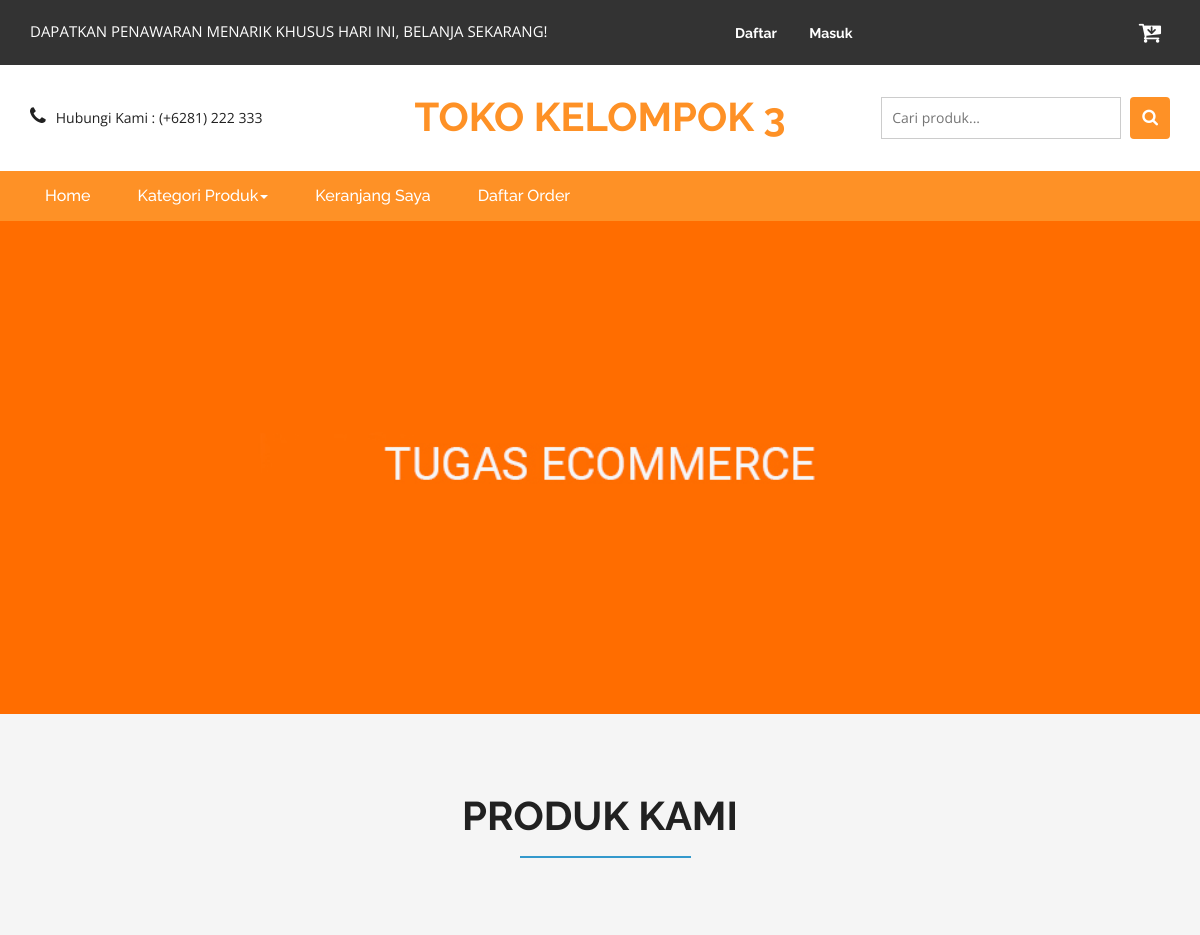
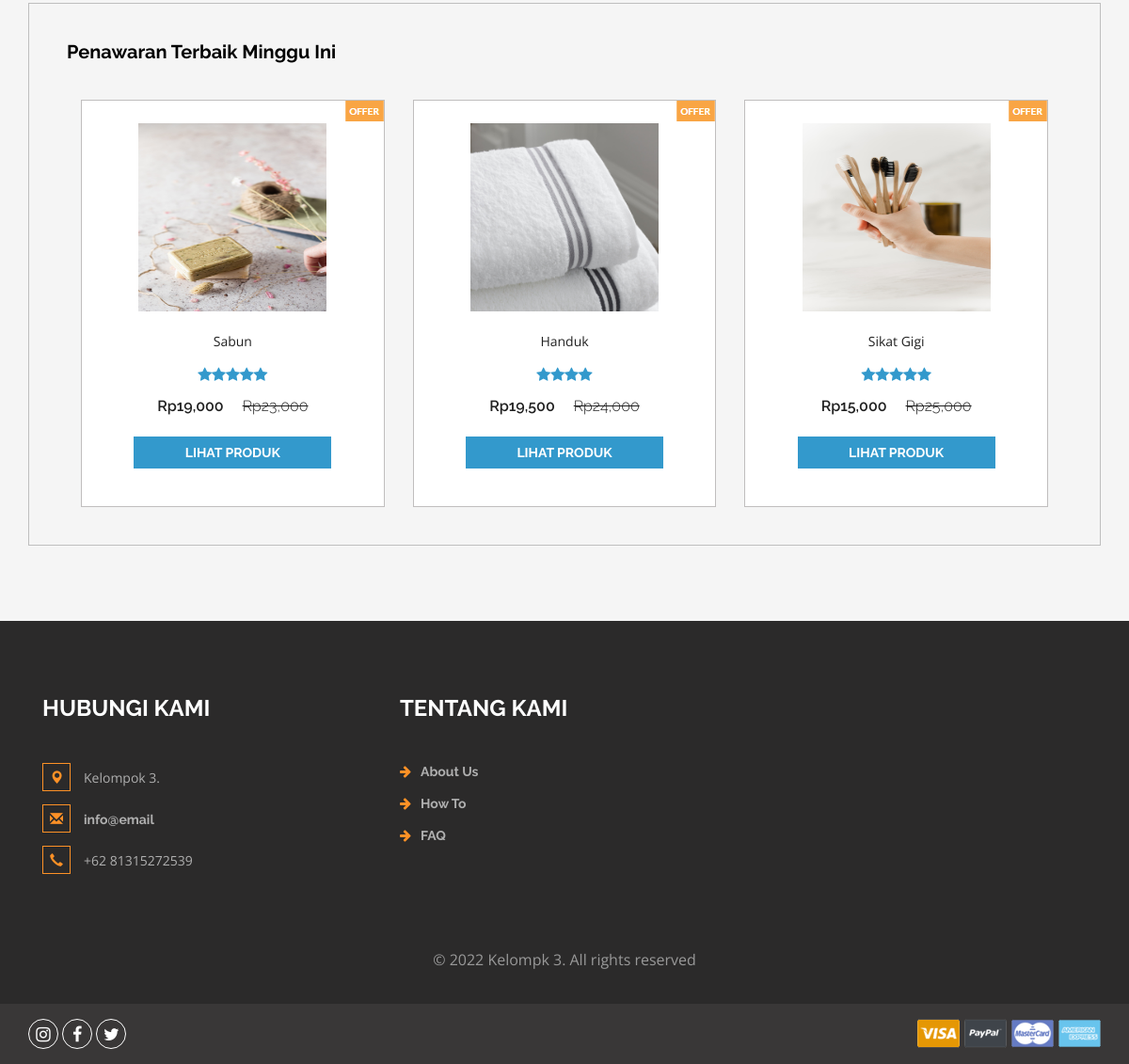
The page / on the database its author committed (2 pictures, top to bottom).
### tables this page shows
CREATE TABLE `produk` (
  `idproduk` int(11) NOT NULL,
  `idkategori` int(11) NOT NULL,
  `namaproduk` varchar(30) NOT NULL,
  `gambar` varchar(100) NOT NULL,
  `deskripsi` varchar(200) NOT NULL,
  `rate` int(11) NOT NULL,
  `hargabefore` int(11) NOT NULL,
  `hargaafter` int(11) NOT NULL,
  `tgldibuat` timestamp NOT NULL DEFAULT current_timestamp()
);

### index.php (the view, shortened to what this page needs)
<?php
include 'dbconnect.php';
?>
<!DOCTYPE html>
<html>
<head>
<link href="css/bootstrap.css" rel="stylesheet" type="text/css" media="all" />
<link href="css/style.css" rel="stylesheet" type="text/css" media="all" />
<link href="css/font-awesome.css" rel="stylesheet">
</head>
<body>
	<div class="agileits_header">
		<div class="container">
			<div class="w3l_offers">
				<p>DAPATKAN PENAWARAN MENARIK KHUSUS HARI INI, BELANJA SEKARANG!</p>
			</div>
			<div class="agile-login">
				<ul>
				<?php
				if(!isset($_SESSION['log'])){
					echo '
					<li><a href="registered.php"> Daftar</a></li>
					<li><a href="login.php">Masuk</a></li>
					';
				}
				?>
				</ul>
			</div>
			<div class="product_list_header">
					<a href="cart.php"><button class="w3view-cart" type="submit" name="submit" value=""><i class="fa fa-cart-arrow-down" aria-hidden="true"></i></button>
					 </a>
			</div>
			<div class="clearfix"> </div>
		</div>
	</div>
	<div class="logo_products">
		<div class="container">
		<div class="w3ls_logo_products_left1">
				<ul class="phone_email">
					<li><i class="fa fa-phone" aria-hidden="true"></i>Hubungi Kami : (+6281) 222 333</li>
				</ul>
			</div>
			<div class="w3ls_logo_products_left">
				<h1><a href="index.php">TOKO KELOMPOK 3</a></h1>
			</div>
		<div class="w3l_search">
			<form action="search.php" method="post">
				<input type="search" name="Search" placeholder="Cari produk...">
				<button type="submit" class="btn btn-default search" aria-label="Left Align">
					<i class="fa fa-search" aria-hidden="true"> </i>
				</button>
			</form>
		</div>
			<div class="clearfix"> </div>
		</div>
	</div>
	<div class="navigation-agileits">
		<div class="container">
			<nav class="navbar navbar-default">
							<div class="collapse navbar-collapse" id="bs-megadropdown-tabs">
								<ul class="nav navbar-nav">
									<li class="active"><a href="index.php" class="act">Home</a></li>
									<li class="dropdown">
										<a href="#" class="dropdown-toggle" data-toggle="dropdown">Kategori Produk<b class="caret"></b></a>
									</li>
									<li><a href="cart.php">Keranjang Saya</a></li>
									<li><a href="daftarorder.php">Daftar Order</a></li>
								</ul>
							</div>
							</nav>
			</div>
		</div>
		<ul id="demo1">
			<li>
				<img src="images/slide11.jpg" alt="" />
			</li>
		</ul>
	<div class="top-brands">
		<div class="container">
		<h2>Produk Kami</h2>
			<div class="grid_3 grid_5">
				<div class="bs-example bs-example-tabs" role="tabpanel" data-example-id="togglable-tabs">
					<div id="myTabContent" class="tab-content">
						<div role="tabpanel" class="tab-pane fade in active" id="expeditions" aria-labelledby="expeditions-tab">
							<div class="agile-tp">
								<h5>Penawaran Terbaik Minggu Ini
								</h5>
								</div>
							<div class="agile_top_brands_grids">
							<?php
											$brgs=mysqli_query($conn,"SELECT * from produk order by idproduk ASC");
											while($p=mysqli_fetch_array($brgs)){
												?>
								<div class="col-md-4 top_brand_left">
									<div class="hover14 column">
										<div class="agile_top_brand_left_grid">
											<div class="agile_top_brand_left_grid_pos">
												<img src="images/offer.png" alt=" " class="img-responsive" />
											</div>
											<div class="agile_top_brand_left_grid1">
												<figure>
													<div class="snipcart-item block" >
														<div class="snipcart-thumb">
															<a href="product.php?idproduk=<?php echo $p['idproduk'] ?>"><img title=" " alt=" " src="<?php echo $p['gambar']?>" width="200px" height="200px" /></a>
															<p><?php echo $p['namaproduk'] ?></p>
															<div class="stars">
															<?php
															$rate = $p['rate'];
															for($n=1;$n<=$rate;$n++){
																echo '<i class="fa fa-star blue-star" aria-hidden="true"></i>';
															};
															?>
															</div>
															<h4>Rp<?php echo number_format($p['hargaafter']) ?> <span>Rp<?php echo number_format($p['hargabefore']) ?></span></h4>
														</div>
														<div class="snipcart-details top_brand_home_details">
																<fieldset>
																	<a href="product.php?idproduk=<?php echo $p['idproduk'] ?>"><input type="submit" class="button" value="Lihat Produk" /></a>
																</fieldset>
														</div>
													</div>
												</figure>
											</div>
										</div>
									</div>
								</div>
								<?php
											}
								?>
							</div>
						</div>
					</div>
				</div>
			</div>
		</div>
	</div>
<div class="footer">
		<div class="container">
			<div class="w3_footer_grids">
				<div class="col-md-4 w3_footer_grid">
					<h3>Hubungi Kami</h3>
					<ul class="address">
						<li><i class="glyphicon glyphicon-map-marker" aria-hidden="true"></i>Kelompok 3.</li>
						<li><i class="glyphicon glyphicon-envelope" aria-hidden="true"></i><a href="mailto:info@email">info@email</a></li>
						<li><i class="glyphicon glyphicon-earphone" aria-hidden="true"></i>+62 81315272539</li>
					</ul>
				</div>
				<div class="col-md-3 w3_footer_grid">
					<h3>Tentang Kami</h3>
					<ul class="info">
						<li><i class="fa fa-arrow-right" aria-hidden="true"></i><a href="about.html">About Us</a></li>
						<li><i class="fa fa-arrow-right" aria-hidden="true"></i><a href="about.html">How To</a></li>
						<li><i class="fa fa-arrow-right" aria-hidden="true"></i><a href="about.html">FAQ</a></li>
					</ul>
				</div>
				<div class="clearfix"> </div>
			</div>
		</div>
		<div class="footer-copy">
			<div class="container">
				<p>© 2022 Kelompk 3. All rights reserved</p>
			</div>
		</div>
	</div>
	<div class="footer-botm">
			<div class="container">
				<div class="w3layouts-foot">
					<ul>
						<li><a href="#" class="w3_agile_instagram"><i class="fa fa-instagram" aria-hidden="true"></i></a></li>
						<li><a href="#" class="w3_agile_facebook"><i class="fa fa-facebook" aria-hidden="true"></i></a></li>
						<li><a href="#" class="agile_twitter"><i class="fa fa-twitter" aria-hidden="true"></i></a></li>
					</ul>
				</div>
				<div class="payment-w3ls">
					<img src="images/card.png" alt=" " class="img-responsive">
				</div>
				<div class="clearfix"> </div>
			</div>
		</div>
<link href="css/skdslider.css" rel="stylesheet">
</body>
</html>

### css/skdslider.css (style rules this page uses)
.skdslider ul.slides { margin:0; padding:0; list-style-type:none; }
.skdslider ul.slides li { display: none; }
.skdslider ul.slides li img { width: 100%; border:0; }

### rows shown on the page
produk: gambar (picture), namaproduk "Sabun", rate 5 (drawn), hargaafter "19,000", hargabefore "23,000"
produk: gambar (picture), namaproduk "Handuk", rate 4 (drawn), hargaafter "19,500", hargabefore "24,000"
produk: gambar (picture), namaproduk "Sikat Gigi", rate 5 (drawn), hargaafter "15,000", hargabefore "25,000"
